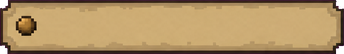
#> input picture assets/ui/choice.png, 344 x 54 px
$ python -i ui_kit.py   (imports and definitions only)
#> lines starting #> are read from the running program, lines starting #| are printed output that depends on the picture; after the words box and inside, x2 and y2 are one past the last pixel; in counts of white or black regions, pixels touching at a corner belong together
"""Cut the ChatGPT UI kit (v0.60.0) into assets/ui/*.png.

    python3 tools/ui_kit.py <folder with 01_*.png 02_*.png 03_*.png>

Sheets: 01 frames (dark frame, parchment frame / dialog frame, card frame /
scroll banner, slot, divider), 02 buttons (square x2 / wide x2 / tab x3 /
close x2 / choice x2 / qty x2), 03 icons (3 rows of 4). Magenta is keyed out
strictly, pieces are found as blobs, grouped into rows, and scaled to half
size (the sheets come about 3x pixel size; the CSS draws them at about a
third, so they stay sharp on phone screens).
"""
import glob, os, sys
import numpy as np
from PIL import Image
from scipy import ndimage

SRC = sys.argv[1]
OUT = os.path.join(os.path.dirname(os.path.abspath(__file__)), '..', 'assets', 'ui')
# [1 line not run here, left out]

def key(rgb):
    r, g, b = [rgb[..., k].astype(np.int32) for k in range(3)]
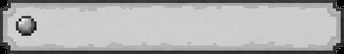
#> r: shape (54, 344) int32; min 0, max 255, mean 174.2
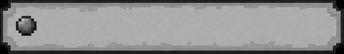
#> g: shape (54, 344) int32; min 0, max 208, mean 143.8
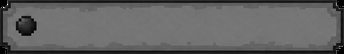
#> b: shape (54, 344) int32; min 0, max 255, mean 98.3
    m = np.minimum(r, b) - g - np.abs(r - b) // 2
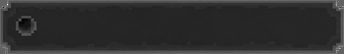
#> m: shape (54, 344) int32; min -161, max 255, mean -83.2; drawn with min black and max white
    bg = m > 150
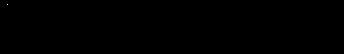
#> bg: shape (54, 344) bool; 0.01% white in thin lines or dots, all inside (x1, y1, x2, y2) = (7, 4, 8, 5)
    edge = ndimage.binary_dilation(bg, iterations=1) & ~bg & (m > 40)
#> edge: shape (54, 344) bool; 0.01% white in thin lines or dots, all inside (x1, y1, x2, y2) = (7, 3, 8, 6)
    out = rgb.copy()
    out[..., 0][edge] = np.minimum(r[edge], g[edge] + 40)
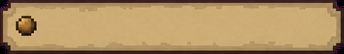
#> out: shape (54, 344, 3); mean R, G, B 174.2, 143.8, 98.3
    out[..., 2][edge] = np.minimum(b[edge], g[edge] + 40)
#> out: shape (54, 344, 3); 0.01% of pixels changed, all inside (x1, y1, x2, y2) = (7, 3, 8, 6)
    return out, np.where(bg, 0, 255).astype(np.uint8)

def rows(path, grow=6):
    rgb, alpha = key(np.array(Image.open(path).convert('RGB')))
    on = alpha > 0
    lab, m = ndimage.label(ndimage.binary_dilation(on, iterations=grow))
#> lab: shape (54, 344) int32; every value is 1
#> m = 1
    sizes = ndimage.sum(on, lab, range(1, m + 1))
#> sizes = [18575]
    blobs = []
    for i, sl in enumerate(ndimage.find_objects(lab)):
        if sizes[i] < 400: continue  # specks
        sy, sx = sl
        a = np.where((lab[sy, sx] == i + 1) & on[sy, sx], alpha[sy, sx], 0)
        im = Image.fromarray(np.dstack([rgb[sy, sx], a]).astype(np.uint8), 'RGBA')
        blobs.append(((sy.start + sy.stop) / 2, (sx.start + sx.stop) / 2, im.crop(im.getbbox())))
#> this loop made 1 pass
#> after the loop, blobs = 1 item
    blobs.sort(key=lambda b: b[0])
    out, gap = [], on.shape[0] / 14
#> out = []; gap = 3.86
    for b in blobs:
        if out and b[0] - out[-1][-1][0] < gap: out[-1].append(b)
        else: out.append([b])
#> after the loop, out = 1 item
    return [[b[2] for b in sorted(r, key=lambda b: b[1])] for r in out]

def save(im, name, scale=0.5):
    w, h = max(1, round(im.width * scale)), max(1, round(im.height * scale))
    im.resize((w, h), Image.LANCZOS).save(os.path.join(OUT, name + '.png'), optimize=True)
    print(f'  {name}: {w}x{h}')

sheet = lambda p: glob.glob(os.path.join(SRC, p + '*.png'))[0]
NAMES = {
    '01': [['frameDark', 'frameParch'], ['frameDialog', 'frameCard'], ['scroll', 'slot', 'divider']],
    '02': [['btnSquare', 'btnSquareDown'], ['btnWide', 'btnWideDown'], ['tab', 'tabOn', 'tabDown'], ['close', 'closeDown'], ['choice', 'choiceOn'], ['qty', 'qtyOn']],
    '03': [['icBag', 'icTasks', 'icMap', 'icCombat'], ['icSettings', 'icGuide', 'icQuests', 'icHeart'], ['icStar', 'icGem', 'icQuestDone', 'icTick']],
}
# [7 lines not run here, left out]

>>> result = rows('../assets/ui/choice.png')
#> result = 1 item
